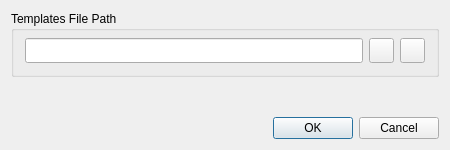
<?xml version="1.0" encoding="UTF-8"?>
<ui version="4.0">
 <class>SettingsWindow</class>
 <widget class="QDialog" name="SettingsWindow">
  <property name="windowModality">
   <enum>Qt::ApplicationModal</enum>
  </property>
  <property name="geometry">
   <rect>
    <x>0</x>
    <y>0</y>
    <width>450</width>
    <height>150</height>
   </rect>
  </property>
  <property name="sizePolicy">
   <sizepolicy hsizetype="Fixed" vsizetype="Fixed">
    <horstretch>0</horstretch>
    <verstretch>0</verstretch>
   </sizepolicy>
  </property>
  <property name="minimumSize">
   <size>
    <width>450</width>
    <height>150</height>
   </size>
  </property>
  <property name="maximumSize">
   <size>
    <width>450</width>
    <height>150</height>
   </size>
  </property>
  <property name="windowTitle">
   <string>Settings</string>
  </property>
  <property name="locale">
   <locale language="English" country="UnitedStates"/>
  </property>
  <layout class="QVBoxLayout" name="main_layout" stretch="1,2,1">
   <property name="spacing">
    <number>7</number>
   </property>
   <item>
    <widget class="QGroupBox" name="templates_group_box">
     <property name="title">
      <string>Templates File Path</string>
     </property>
     <layout class="QHBoxLayout" name="templates_layout">
      <property name="topMargin">
       <number>7</number>
      </property>
      <property name="bottomMargin">
       <number>11</number>
      </property>
      <item>
       <widget class="QLineEdit" name="templates_edit">
        <property name="minimumSize">
         <size>
          <width>0</width>
          <height>25</height>
         </size>
        </property>
        <property name="maximumSize">
         <size>
          <width>16777215</width>
          <height>25</height>
         </size>
        </property>
       </widget>
      </item>
      <item>
       <widget class="QToolButton" name="explorer_button">
        <property name="minimumSize">
         <size>
          <width>25</width>
          <height>25</height>
         </size>
        </property>
        <property name="maximumSize">
         <size>
          <width>25</width>
          <height>25</height>
         </size>
        </property>
        <property name="toolTip">
         <string>Open in explorer...</string>
        </property>
        <property name="text">
         <string/>
        </property>
        <property name="icon">
         <iconset resource="PatcherResources.qrc">
          <normaloff>:/images/folder.svg</normaloff>:/images/folder.svg</iconset>
        </property>
        <property name="iconSize">
         <size>
          <width>15</width>
          <height>15</height>
         </size>
        </property>
       </widget>
      </item>
      <item>
       <widget class="QToolButton" name="default_button">
        <property name="minimumSize">
         <size>
          <width>25</width>
          <height>25</height>
         </size>
        </property>
        <property name="maximumSize">
         <size>
          <width>25</width>
          <height>25</height>
         </size>
        </property>
        <property name="toolTip">
         <string>Set default value</string>
        </property>
        <property name="text">
         <string/>
        </property>
        <property name="icon">
         <iconset resource="PatcherResources.qrc">
          <normaloff>:/images/reset.svg</normaloff>:/images/reset.svg</iconset>
        </property>
        <property name="iconSize">
         <size>
          <width>15</width>
          <height>15</height>
         </size>
        </property>
       </widget>
      </item>
     </layout>
    </widget>
   </item>
   <item>
    <spacer name="vertical_spacer">
     <property name="orientation">
      <enum>Qt::Vertical</enum>
     </property>
     <property name="sizeHint" stdset="0">
      <size>
       <width>20</width>
       <height>0</height>
      </size>
     </property>
    </spacer>
   </item>
   <item>
    <widget class="QDialogButtonBox" name="button_box">
     <property name="standardButtons">
      <set>QDialogButtonBox::Cancel|QDialogButtonBox::Ok</set>
     </property>
    </widget>
   </item>
  </layout>
 </widget>
 <layoutdefault spacing="6" margin="11"/>
 <resources>
  <include location="PatcherResources.qrc"/>
 </resources>
 <connections/>
</ui>
